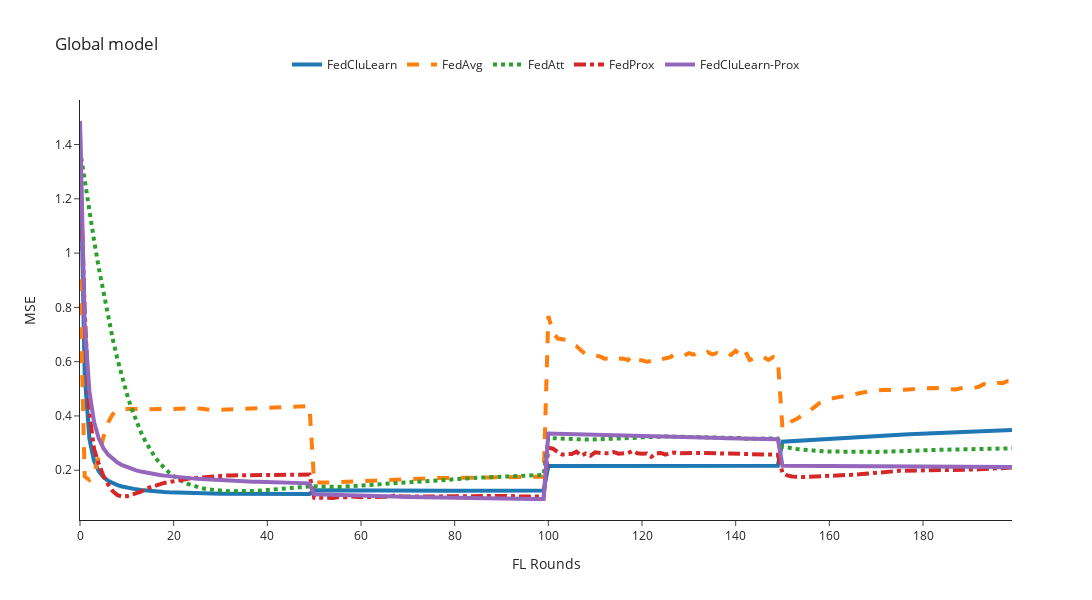

Write notebook code for a chart like this one.
### Code cell
mse_column = 'mse'
# n_rounds, y = preprocessing_results(filenames=[global_FedCluLearn, global_FedCluLearn_recent, global_FedCluLearn_percentage, global_FedAvg, global_FedAtt, global_FedProx, global_FedCluLearn_Prox, global_FedCluLearn_Prox_recent, None], mse_column=mse_column)
# global_filenames = [global_FedCluLearn, global_FedAvg, global_FedAtt, global_FedProx, global_FedCluLearn_Prox]
global_filenames = [global_FedCluLearn, global_FedAvg, global_FedAtt, global_FedProx, global_FedCluLearn_Prox]
n_rounds, y = preprocessing_results(filenames=global_filenames, mse_column=mse_column)
#Avg {mse_column.upper()} Global model
plot_plotly(n_rounds, y, title=f'Global model', y_axis_title=f'{mse_column.upper()}', y_axis_max=1)

### Figure 1 — Plotly figure (JSON) as saved in the notebook; plotly's stock layout.template omitted (floating-point values rounded to 4 significant figures; data arrays with more than 128 entries replaced by an {"elided": "..."} marker saying what was removed)
{"data": [{"line": {"dash": "solid", "width": 4}, "mode": "lines", "name": "FedCluLearn", "type": "scatter", "x": {"elided": "201 int values"}, "y": {"elided": "200 float values"}}, {"line": {"dash": "dash", "width": 4}, "mode": "lines", "name": "FedAvg", "type": "scatter", "x": {"elided": "201 int values"}, "y": {"elided": "200 float values"}}, {"line": {"dash": "dot", "width": 4}, "mode": "lines", "name": "FedAtt", "type": "scatter", "x": {"elided": "201 int values"}, "y": {"elided": "200 float values"}}, {"line": {"dash": "dashdot", "width": 4}, "mode": "lines", "name": "FedProx", "type": "scatter", "x": {"elided": "201 int values"}, "y": {"elided": "200 float values"}}, {"line": {"dash": "solid", "width": 4}, "mode": "lines", "name": "FedCluLearn-Prox", "type": "scatter", "x": {"elided": "201 int values"}, "y": {"elided": "200 float values"}}], "layout": {"height": 600, "legend": {"orientation": "h", "x": 0.5, "xanchor": "center", "y": 1.05, "yanchor": "bottom"}, "title": {"text": "Global model"}, "width": 1200, "xaxis": {"autorange": true, "range": [0, 199], "title": {"text": "FL Rounds"}, "type": "linear"}, "yaxis": {"autorange": true, "range": [0.01663, 1.564], "title": {"text": "MSE"}, "type": "linear"}}}
